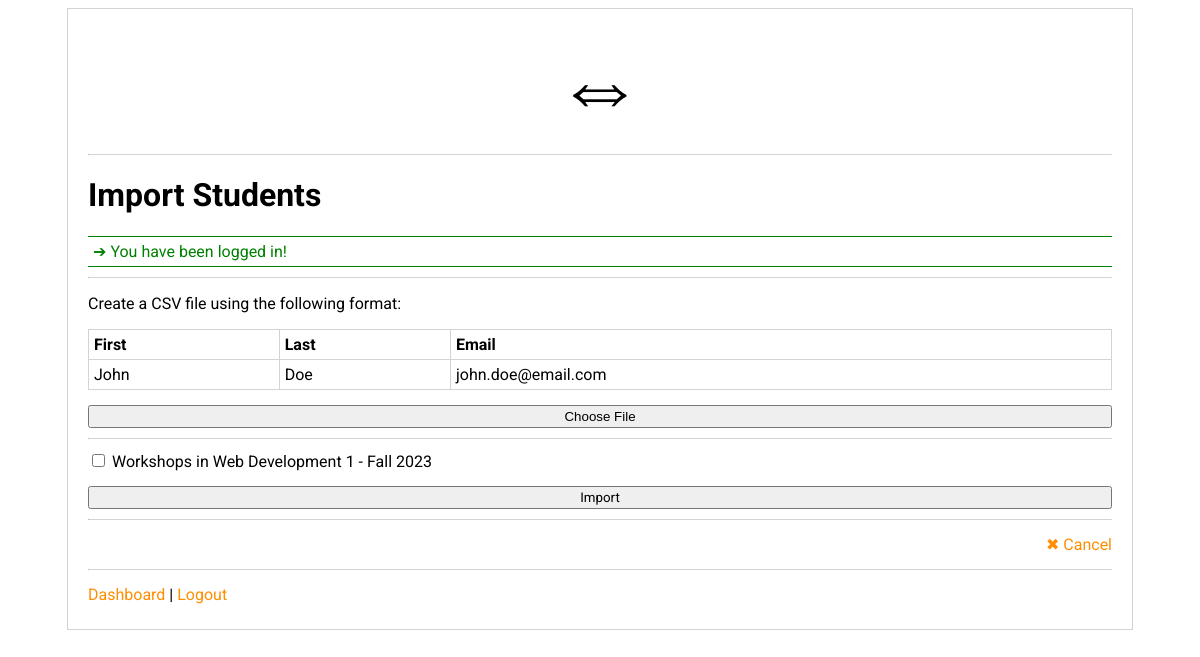
The app's page /console-student-import.php (signed in) with its own data.
### tables this page shows
CREATE TABLE `classes` (
  `id` int(11) NOT NULL,
  `name` varchar(255) DEFAULT NULL,
  `code` varchar(255) DEFAULT NULL,
  `semester` enum('fall','winter','summer') DEFAULT NULL,
  `year` year(4) DEFAULT NULL,
  `created_at` timestamp NOT NULL DEFAULT CURRENT_TIMESTAMP,
  `updated_at` timestamp NOT NULL DEFAULT CURRENT_TIMESTAMP ON UPDATE CURRENT_TIMESTAMP
);

### console-student-import.php (the view, shortened to what this page needs)
<?php
include('includes/connect.php');
include('includes/functions.php');
include('includes/header.php');
?>
<h1>Import Students</h1>
<hr>
<p>Create a CSV file using the following format:</p>
<table>
    <tr>
        <th>First</th>
        <th>Last</th>
        <th>Email</th>
    </tr>
    <tr>
        <td>John</td>
        <td>Doe</td>
        <td>john.doe@email.com</td>
    </tr>
</table>
<form method="post" enctype="multipart/form-data">
    <label>
        <input type="file" name="import">
    </label>
    <hr>
    <?php
    $query = 'SELECT *
        FROM classes
        ORDER BY name';
    $result = mysqli_query($connect, $query);
    ?>
    <?php while($class = mysqli_fetch_assoc($result)): ?>
        <label>
            <input type="checkbox" name="classes[]" value="<?=$class['id']?>">
            <?=$class['name']?> - <?=CLASS_SEMESTER[$class['semester']]?> <?=$class['year']?>
        </label>
    <?php endwhile; ?>
    <input type="submit" value="Import">
</form>
<hr>
<div class="right">
    <a href="console-student-list.php">&#10006; Cancel</a>
</div>
<?php
include('includes/footer.php');

### styles.css (style rules this page uses)
body, tr, td, th, input, select, textarea { font-family: "Roboto", sans-serif; }
hr { border-top: 1px solid lightgrey; border-bottom: none; margin: 10px 0; }
table { border-collapse: collapse; width: 100%; margin: 10px 0; }
th, td { border: 1px solid lightgrey; padding: 5px; text-align: left; }
.right { text-align: right; padding: 5px 0; }
label { display: block; margin: 10px 0; }
input, select, textarea, input[type="file"]::file-selector-button { margin-top: 5px; width: 100%; padding: 2px 3px; box-sizing: border-box; }
input[type="file"] { padding: 0; margin: 0; }
input[type="checkbox"] { display: inline; width: auto; }
a:link, a:visited, a:active, a:hover { text-decoration: none; color: #ff8e00; white-space: nowrap; }

### records on screen
classes: name "Workshops in Web Development 1", semester "Fall", year "2023"

### other values on screen
$_SESSION['message']['text'] "You have been logged in!"
